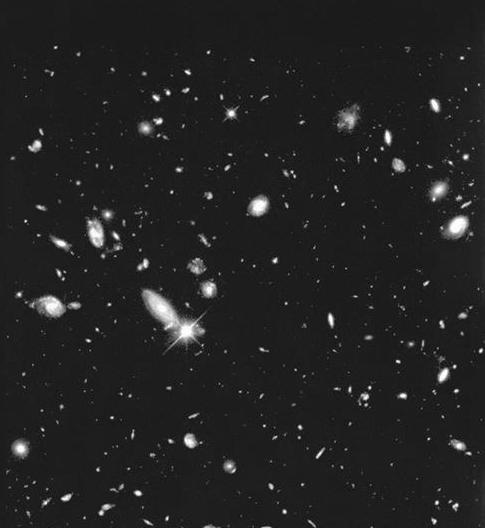
#> input picture Prova Prática/Fig0334.tif, 485 x 528 px
$ jupyter execute 'Prova Prática - Ana Xavier.ipynb'
#> lines starting #> are read from the running program, lines starting #| are printed output that depends on the picture
# Prova Prática
## Ana Powarchuk Xavier Xavier

[cell 1]
#Bibliotecas
import cv2
from matplotlib import pyplot as plt
from google.colab.patches import cv2_imshow
import numpy as np
import PIL.Image as Image
plt.style.use("dark_background")

# **Questão 1**
### Utilizado as suas funções para execução da fechamento e abertura em imagens em python, execute a filtragem de elementos “pequenos”, isto é, as estrelas pequenas da imagem “Fig0334” do capítulo 3, do livro texto de González. Plote, a imagem original e a imagem filtrada, uma ao lado da outra. Discuta qualitativamente o resultado de sua filtragem. (2 pontos)

[cell 2]
# Carregamento da imagem
imagem = cv2.imread('Fig0334.tif')
#> imagem is the input picture: shape (528, 485, 3); min 0, max 255, mean 34.5

[cell 3]
# Filtro
N = 7

# Filtro Retangular
filtro_r = cv2.getStructuringElement(cv2.MORPH_RECT,(N,N))
# Filtro Eliptica
filtro_e = cv2.getStructuringElement(cv2.MORPH_ELLIPSE,(N,N))
# Filtro em cruz
filtro_c = cv2.getStructuringElement(cv2.MORPH_CROSS,(N,N))

# Escolha da Filtro
filtro = filtro_r

# Transformando em array
imagem = np.array(imagem)

# Normalizando a imagem
normalizada = (imagem - imagem.min())/(imagem.max()-imagem.min())

plt.figure();
plt.imshow(normalizada, cmap= 'gray');plt.title('imagem original');

[cell 4]
# Erosão
erosao = cv2.erode(normalizada, filtro)
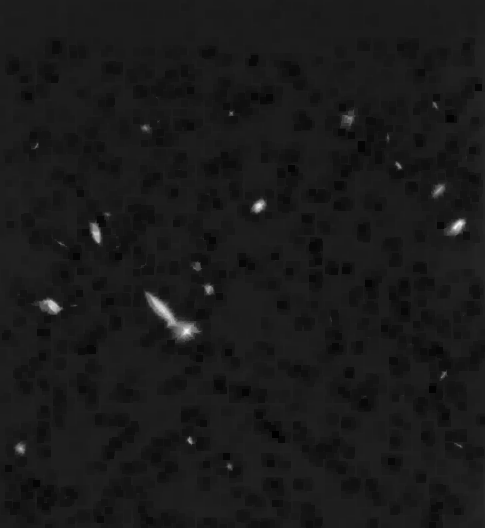
#> erosao: shape (528, 485, 3) float64; min 0, max 0.953, mean 0.0997

# Dilatação
dilatacao = cv2.dilate(normalizada, filtro)
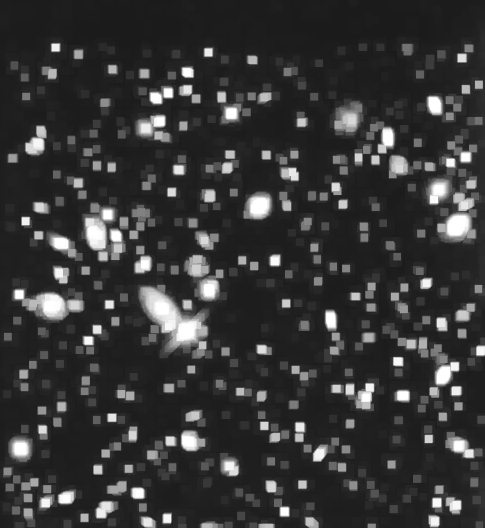
#> dilatacao: shape (528, 485, 3) float64; min 0.106, max 1, mean 0.215

[cell 5]
# Abertura (dilataçao da erosao)
com_abertura = erosao
com_abertura = cv2.dilate(com_abertura, filtro)
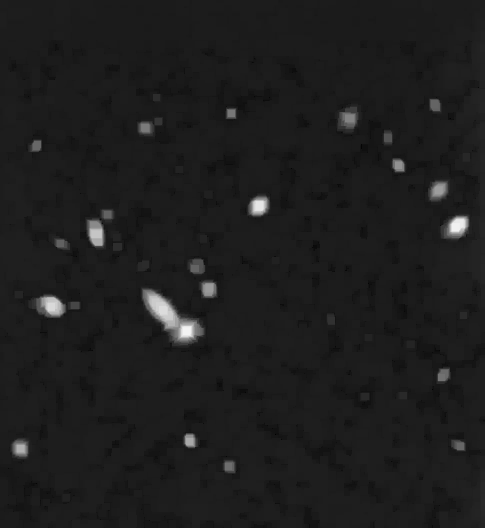
#> com_abertura: shape (528, 485, 3) float64; min 0, max 0.953, mean 0.117

# Fechamento (erosao de dilatação)
com_fechamento = dilatacao;
com_fechamento = cv2.erode(com_fechamento, filtro)


# Plotes
plt.figure(figsize = (25,15));
plt.subplot(1,5,1);
plt.imshow(normalizada, cmap='gray');
plt.title('Imagem Original',size=16);

plt.subplot(1,5,2);
plt.imshow(erosao, cmap='gray');
plt.title('Imagem com Erosão',size=16);

plt.subplot(1,5,3);
plt.imshow(dilatacao, cmap='gray');
plt.title('Imagem com Dilatação',size=16);

plt.subplot(1,5,4);
plt.imshow(com_abertura, cmap='gray');
plt.title('Imagem com Abertura',size=16);

plt.subplot(1,5,5);
plt.imshow(com_abertura, cmap='gray');
plt.title('Imagem com Fechamento',size=16);
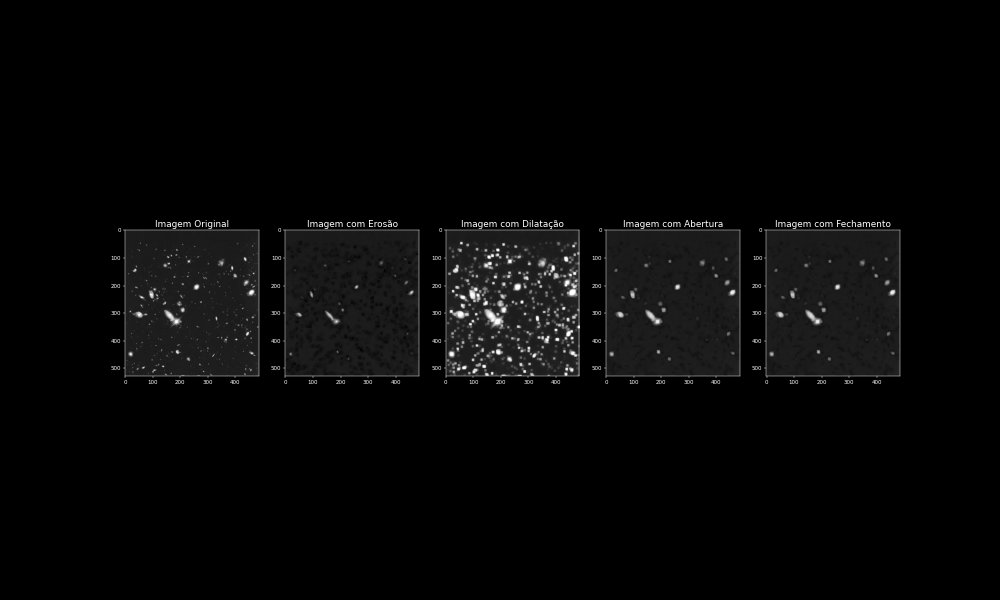
#> figure drawn by matplotlib, 5 panels

**Discussão:** Com a aplicação de abertura e fechamento, as estrelas somem mas a qualidade da imagem diminui também.

# **Questão 2**
### Conforme a Figura 3.59, do capítulo 3 de Gonzalez. Utilize a técnica de aguçamento/realce as bordas  para melhor os contorno e bordas da imagem. Plote o resultado e faça uma análise qualitativa. (2 pontos)

[cell 6]
# Lendo a imagem
imagem = cv2.imread('Fig0359.tif')
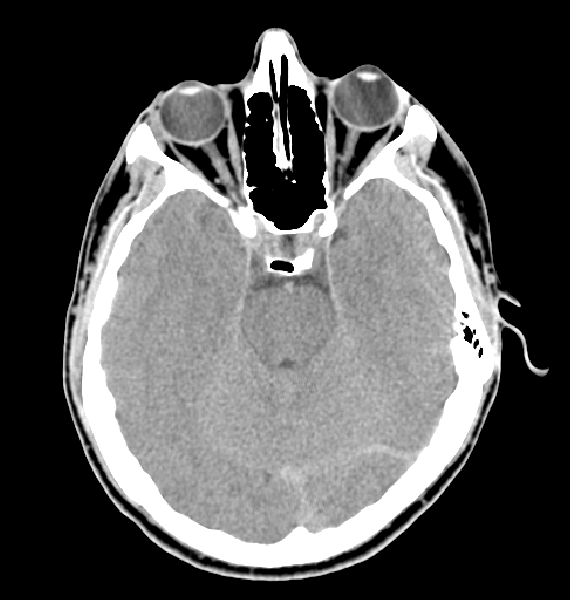
#> input picture Prova Prática/Fig0359.tif, 570 x 600 px
#> imagem is the input picture: shape (600, 570, 3); min 0, max 255, mean 84.7

# Transformando a imagem em uma array
imagem = np.array(imagem)

# Normalizando a imagem
imagem = (imagem - imagem.min())/(imagem.max()-imagem.min())

print("Valor máximo de pixel da imagem original: ", imagem.max())
#| Valor máximo de pixel da imagem original:  1.0
print('\nValor máximo de pixel da imagem normalizada: ', imagem.max())
#| Valor máximo de pixel da imagem normalizada:  1.0

plt.figure(figsize=(10, 5), constrained_layout=False)
plt.subplot(121), plt.imshow(imagem, "gray")
plt.axis('off')
plt.show()

[cell 7]
# Função de Convolução
def convolucao(imagem, filtro):
    borda = (filtro.shape[0]-1)//2
    altura = imagem.shape[0]
#> altura = 600
    largura = imagem.shape[1]
#> largura = 570
    nova_imagem = np.zeros((altura, largura))
    filtro = filtro[::-1,::-1]

    for x in range(borda, altura-borda):
        for y in range(borda, largura-borda):
            nova_imagem[x,y] =np.sum(imagem[x-borda:x+borda+1, y-borda:y+borda+1]*filtro)
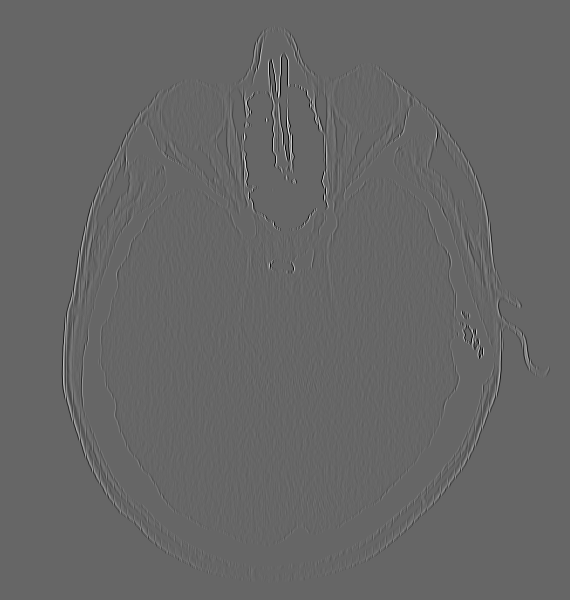
#> nova_imagem: shape (600, 570) float64; min -9.09, max 13.48, mean 2.98e-18; drawn with min black and max white

    return nova_imagem

[cell 8]
# Filtro Laplaciano (aguçamento)
filtro_laplace = np.array([[-1, -1, -1],
                              [-1, 8, -1],
                              [-1, -1, -1]])

# Plotando o resultado
plt.figure(figsize=(10,10))

plt.subplot(1,2,1)
plt.axis('off')
plt.title('Imagem sem original')
plt.imshow(imagem, cmap='gray')

plt.subplot(1,2,2)
plt.axis('off')
plt.title('Imagem com Filtro Lapaciano')
plt.imshow(convolucao(imagem, filtro_laplace), cmap='gray', vmin=0, vmax=1)

Análise Qualitativa: Com a aplicação da convolução e do filtro lapalciano, é possível ressaltar as bordas.

# **Questão 3**
### Seja o trecho de uma imagem em escala grayscale (TIEG) abaixo. Deseja-se aplicar um filtro que seja capaz de detectar a borda presente neste TIEG. Pergunta-se: (3 pontos)

### TIEG:

### [ 100    10     10
###  10      100    10
###  10      10   100 ]

### a)      Qual filtro você escolheria para esta detecção? Justifique sua escolha;
Com o intuito de detectar, o filtro que eu escolheria, seria o Filtro de Lapace, um filtro de aguçamento que utiliza a convolução a fim de identificar as diferenças presente entre pixels vizinhos, indicando pontos de borda.

### b)     Aplique o filtro escolhido neste TIEG e discuta o resultado obtido. Qual será o resultado que o usuário verá na tela do computador?

[cell 9]
# Função de Convolução
def convolucao(imagem, filtro):
    borda = (filtro.shape[0]-1)//2
    altura = imagem.shape[0]
    largura = imagem.shape[1]
    nova_imagem = np.zeros((altura, largura))
    filtro = filtro[::-1,::-1]

    for x in range(borda, altura-borda):
        for y in range(borda, largura-borda):
            nova_imagem[x,y] =np.sum(imagem[x-borda:x+borda+1, y-borda:y+borda+1]*filtro)

    return nova_imagem

[cell 10]
# Filtro Laplaciano (aguçamento) - responsavel por extrair as bordas de elementos
filtro_laplace = np.array([[-1, -1, -1],
                              [-1, 8, -1],
                              [-1, -1, -1]])

[cell 11]
ti = np.array([[100,10,10],[10,100,10],[10,10,100]])

final = convolucao(ti, filtro_laplace)

print('Resultado após a filtragem: \n', final)

print('\nPlotagem:')
plt.imshow(final, "gray")
plt.axis('off')
plt.show()
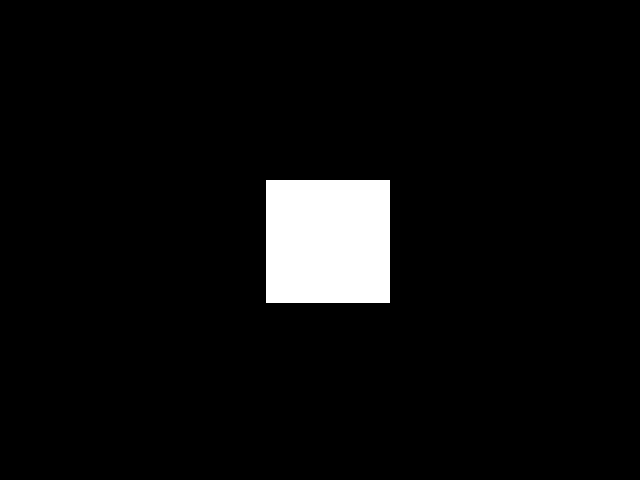
#> figure drawn by matplotlib, 1 panel

**Discussão:** O Filtro Laplaciano é um operador linear, invariante à translação
(isotrópico) e sua função de transferência é zero na origem do espaço de frequência. Como o laplaciano é uma derivada, a soma dos coeficientes tem que ser nula (toda a vez que o ponto em questão e seus vizinhos tiverem o mesmo valor, a resposta será nula). A imagem trará uma borda destacada, de forma com que os pixels mais externos apresentem o valor 0, como visto na imagem acima.

# **Questão 4**
### 4) Seja o trecho de imagem (TI) 3 x 3 abaixo: ( 3 pontos)

### [ 100     4       5
###  6       102      5
###  6       5     100 ]

### Pede-se:

### a) Este TI contém que tipo de informação em termos de conteúdo espectral (bordas, região homogênea, etc)? Justifique sua resposta.

[cell 12]
ti = np.array([[100,4,5],[6,102,5],[6,5,100]])

plt.imshow(ti, cmap="gray")
plt.axis('off')
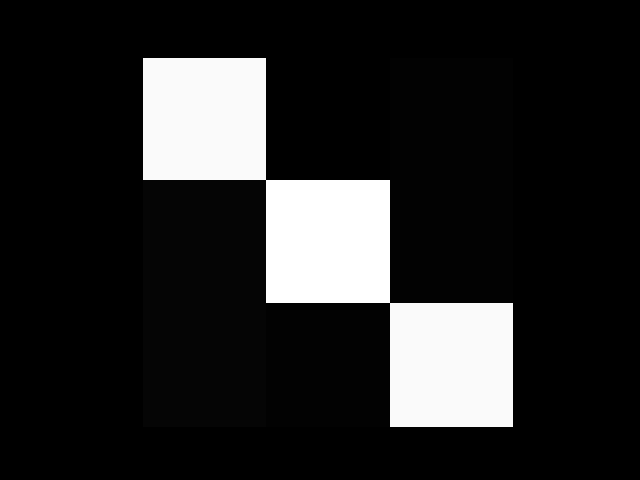
#> figure drawn by matplotlib, 1 panel

**Justificativa:** Como podemos ver na imagem plotada acima, a informação em termos de conteúdo espectral disponível apresentada são as bordas, visto que as mesmas se repetem nas bordas.

### b) Quantas funções de base teremos para plotar o espectro (gráficos de módulo e fase dos coeficientes) de Fourier 2D deste TI? Plote cada uma destas funções de base e determine o ângulo de borda que cada uma delas poderá detectar.
A fim de plotar o espectro em magnitude da Fourier 2D do TI apresentado, teremos duas funções de base: (no python) fft.fft2() e fft.fftshift():

*  **fft.fft2():** é responsável por realizar o cálculo da transformada de Fourier Discreta bidimensional. A transformada é responsável pela filtragem de imagens no domínio da frequência.
*   **fft.fftshift():** é responsável por mudar o componente de frequência zero para o centro do espectro, a partir dela é possível a aplicação de filtros.

[cell 13]
ti = np.array([[100,4,5],[6,102,5],[6,5,100]])

print ('DFT2D:')
dft2d = np.fft.fft2(ti)
print(dft2d)

print ('\n\nÂngulo de Borda da DFT2D (radianos):')
angulo_dft2d = np.angle(dft2d)
print(angulo_dft2d)

[cell 14]
print ('Centralizado: ')
centralizada = np.fft.fftshift(dft2d)
print(centralizada)


angulo_centralizada = np.angle(centralizada)
print ('\n\nÂngulo de Borda Centralizado (radianos):')
print(angulo_centralizada)

[cell 15]
fig = plt.subplots(1,5, figsize=(18,12))


plt.subplot(1,5,1), plt.imshow(np.log(1+np.abs(ti)), "gray"), plt.title("TI Original")
plt.axis('off')

plt.subplot(1,5,2), plt.imshow(np.log(1+np.abs(dft2d)), "gray"), plt.title("DFT2D")
plt.axis('off')

plt.subplot(1,5,3), plt.imshow(np.log(1+np.abs(angulo_dft2d)), "gray"), plt.title("Ângulo de Borda da DFT2D")
plt.axis('off')

plt.subplot(1,5,4), plt.imshow(np.log(1+np.abs(centralizada)), "gray"), plt.title("Centralizado")
plt.axis('off')

plt.subplot(1,5,5), plt.imshow(np.log(1+np.abs(angulo_centralizada)), "gray"), plt.title("Ângulo de Borda Centralizado")
plt.axis('off')

plt.show()
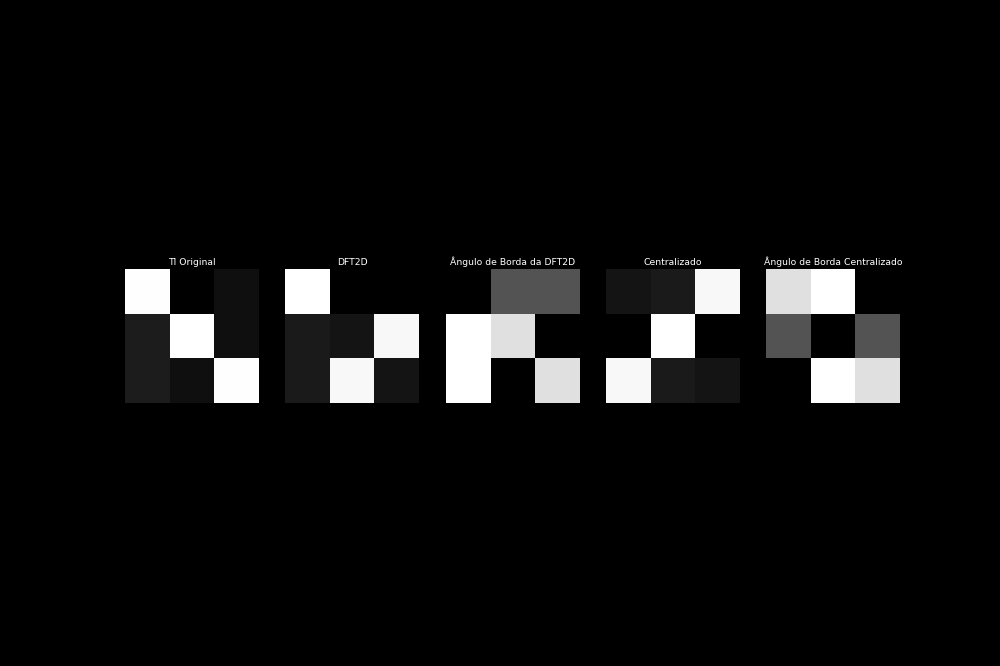
#> figure drawn by matplotlib, 5 panels
